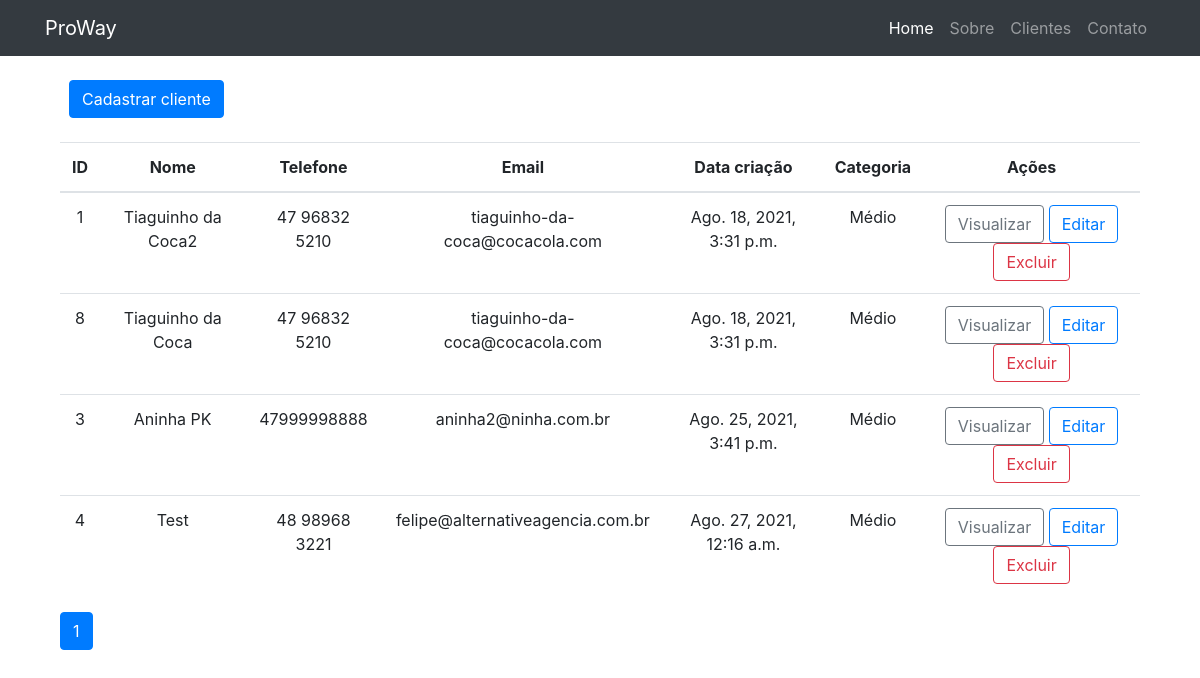
Before: /cliente/ with the older database file.
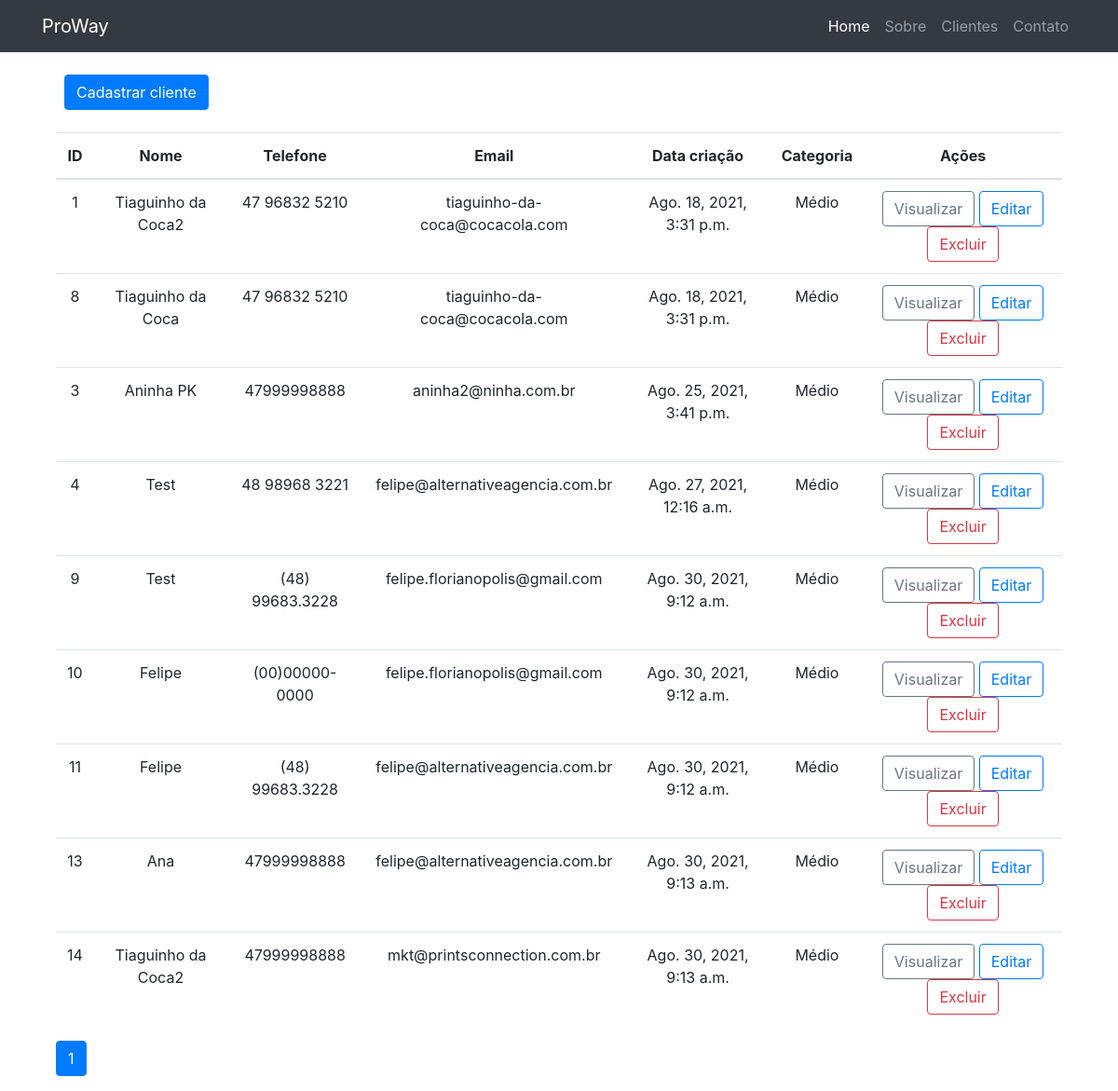
After: the same page with the newer database file.
### cliente/models.py (models this page shows, shortened)
class Cliente(models.Model):
    nome = models.CharField(max_length=100)
    telefone = models.CharField(max_length=25)
    email = models.CharField(max_length=100)
    data_criacao = models.DateTimeField(default=timezone.now)
    descricao = models.TextField(blank=True)
    categoria = models.ForeignKey(Categoria, on_delete=models.DO_NOTHING)

class Categoria(models.Model):
    nome = models.CharField(max_length=255)
    def __str__(self):
        return self.nome

### cliente/views.py (the view)
# urls.py: path('', views.index, name='cliente'),
def index(request):
    list_clientes = Cliente.objects.order_by('data_criacao').filter(
        categoria=2
    )
    paginator = Paginator(list_clientes, 10)
    page = request.GET.get('page')
    list_clientes = paginator.get_page(page)
    return render(request, 'cliente/index.html', {'clientes': list_clientes})

### cliente/templates/cliente/index.html
{% extends 'base.html' %} {% block content %}
<div class="dt-buttons btn-group flwx-wrap float-left m-4">
  <a href="{% url 'form' %}" class="btn btn-primary"> Cadastrar cliente </a>
</div>
<div class="container mt-4">
  <table class="table">
    <thead>
      <tr>
        <th>ID</th>
        <th>Nome</th>
        <th>Telefone</th>
        <th>Email</th>
        <th>Data criação</th>
        <th>Categoria</th>
        <th>Ações</th>
      </tr>
    </thead>
    <tbody>
      {% for cliente in clientes %}
      <tr>
        <td>{{ cliente.id }}</td>
        <td>{{ cliente.nome }}</td>
        <td>{{ cliente.telefone }}</td>
        <td>{{ cliente.email }}</td>
        <td>{{ cliente.data_criacao }}</td>
        <td>{{ cliente.categoria }}</td>
        <td>
          <a
            href="/cliente/detalhe/{{ cliente.id }}/"
            class="btn btn-outline-secondary"
            >Visualizar</a
          >
          <a
            href="/cliente/edit/{{ cliente.id }}/"
            class="btn btn-outline-primary"
            >Editar</a
          >
          <a
            href="/cliente/delete/{{ cliente.id }}/"
            class="btn btn-outline-danger"
            >Excluir</a
          >
        </td>
      </tr>
      {% endfor %}
    </tbody>
  </table>
  <nav aria-label="Page navigation example">
    <ul class="pagination">
      {% for pagina in clientes.paginator.page_range %}
      {% if clientes.number == pagina %}
      <li class="page-item active">
        <a class="page-link" href="?page={{pagina}}">{{pagina}}</a>
      </li>
      {% else %}
      <li class="page-item">
        <a class="page-link" href="?page={{pagina}}">{{pagina}}</a>
      </li>
      {% endif %} {% endfor %}
    </ul>
  </nav>
</div>
{% endblock %}

### templates/base.html (shortened to what this page needs)
{% load static %}
<!DOCTYPE html>
<html lang="pt-br">
<head>
  {% include 'partials/_head.html' %}
</head>
<body>
  {% include 'partials/_nav.html' %}
  <div class="container">
    <div class="row">
      <div class="col-lg-12 text-center">
        {% block content %}{% endblock %}
      </div>
    </div>
  </div>
</body>
</html>

### templates/partials/_head.html (shortened to what this page needs)
{% load static %}
<link href="{% static 'vendor/bootstrap/css/bootstrap.min.css' %}" rel="stylesheet">
<link rel="stylesheet" href="https://cdnjs.cloudflare.com/ajax/libs/font-awesome/5.15.4/css/brands.min.css" />

### templates/partials/_nav.html (shortened to what this page needs)
<nav class="navbar navbar-expand-lg navbar-dark bg-dark static-top">
    <div class="container">
        <a class="navbar-brand" href="{% url 'index' %}">ProWay</a>
        <div class="collapse navbar-collapse" id="navbarResponsive">
        <ul class="navbar-nav ml-auto">
            <li class="nav-item active">
            <a class="nav-link" href="{% url 'index' %}">Home
            </a>
            </li>
            <li class="nav-item">
            <a class="nav-link" href="{% url 'sobre' %}">Sobre</a>
            </li>
            <li class="nav-item">
            <a class="nav-link" href="{% url 'cliente' %}">Clientes</a>
            </li>
            <li class="nav-item">
            <a class="nav-link" href="#">Contato</a>
            </li>
        </ul>
        </div>
    </div>
</nav>

Changed rows visible on the page:
added Cliente: id "9", nome "Test", telefone "(48) 99683.3228", email "felipe.florianopolis@gmail.com", data_criacao "Ago. 30, 2021, 9:12 a.m.", categoria "Médio"
added Cliente: id "10", nome "Felipe", telefone "(00)00000-0000", email "felipe.florianopolis@gmail.com", data_criacao "Ago. 30, 2021, 9:12 a.m.", categoria "Médio"
added Cliente: id "11", nome "Felipe", telefone "(48) 99683.3228", email "felipe@alternativeagencia.com.br", data_criacao "Ago. 30, 2021, 9:12 a.m.", categoria "Médio"
added Cliente: id "13", nome "Ana", telefone "47999998888", email "felipe@alternativeagencia.com.br", data_criacao "Ago. 30, 2021, 9:13 a.m.", categoria "Médio"
added Cliente: id "14", nome "Tiaguinho da Coca2", telefone "47999998888", email "mkt@printsconnection.com.br", data_criacao "Ago. 30, 2021, 9:13 a.m.", categoria "Médio"
